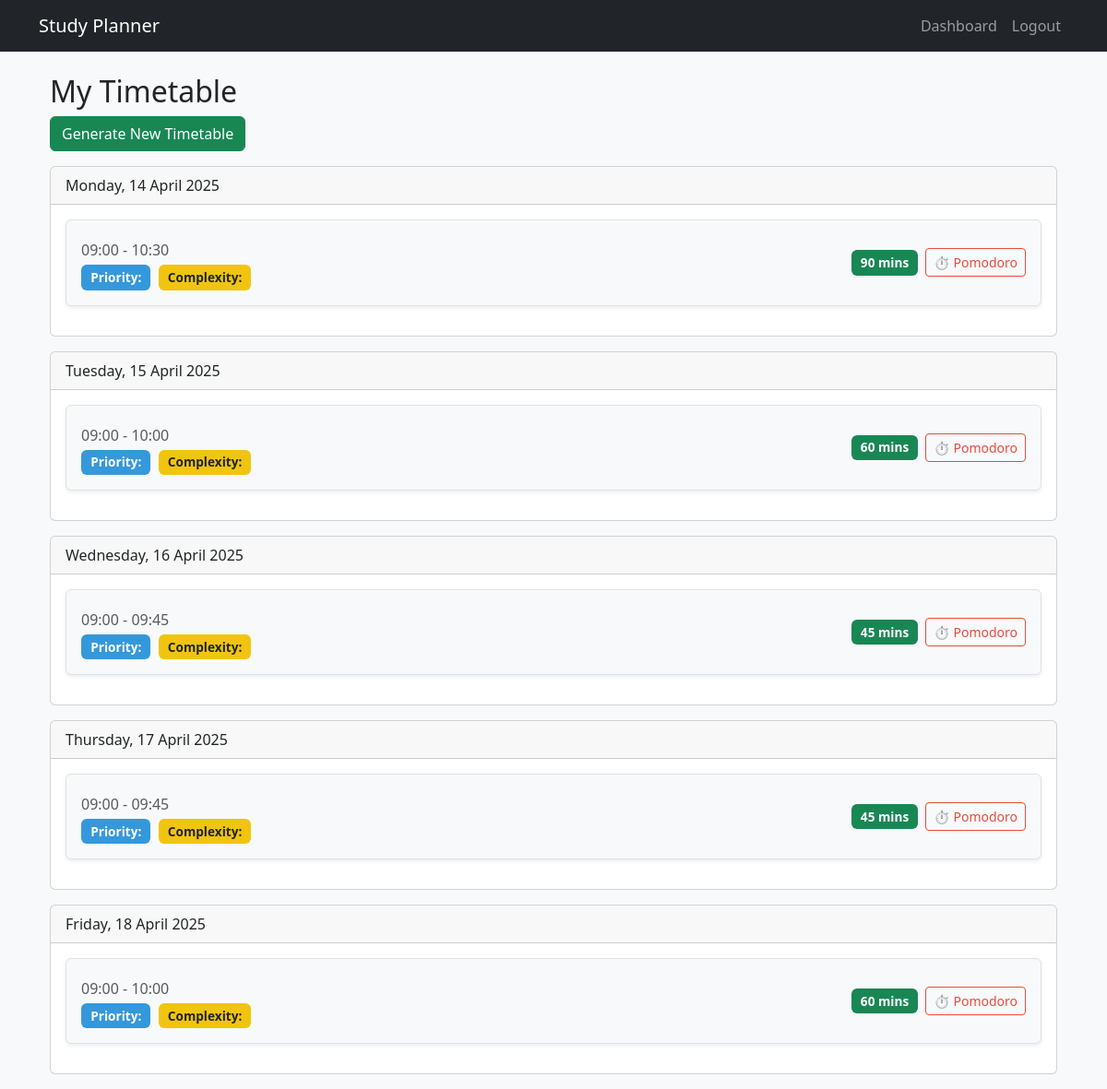
Page /timetable (signed in) on the committed database.
### app.py (models this page shows)
class TimetableSession(db.Model):
    id = db.Column(db.Integer, primary_key=True)
    user_id = db.Column(db.Integer, db.ForeignKey('user.id'), nullable=False)
    subject_id = db.Column(db.Integer, db.ForeignKey('subject.id'), nullable=False)
    date = db.Column(db.Date, nullable=False)
    start_time = db.Column(db.Time, nullable=False)
    end_time = db.Column(db.Time, nullable=False)
    duration = db.Column(db.Integer, nullable=False)
    subject = db.relationship('Subject')

### app.py (the view)
@app.route('/timetable')
@login_required
def timetable():
    sessions = TimetableSession.query.filter_by(user_id=current_user.id).order_by(
        TimetableSession.date, TimetableSession.start_time
    ).all()
    return render_template('timetable.html', timetable=sessions)

### app.py (called while the page is built)
@login_manager.user_loader
def load_user(user_id):
    return User.query.get(int(user_id))

### templates/timetable.html (shortened to what this page needs)
{% extends "base.html" %}
{% block content %}
<div class="container">
    <h2>My Timetable</h2>
    <a href="{{ url_for('generate_timetable') }}" class="btn btn-success mb-3">Generate New Timetable</a>
    {% for day in timetable|groupby('date') %}
    <div class="card mb-3">
        <div class="card-header">
            {{ day.grouper.strftime('%A, %d %B %Y') }}
        </div>
        <div class="card-body">
            {% for session in day.list %}
            <div class="d-flex justify-content-between align-items-center mb-3 p-3 border rounded shadow-sm bg-light">
                <div>
                    <p class="mb-1 text-muted">
                        {{ session.start_time.strftime('%H:%M') }} - {{ session.end_time.strftime('%H:%M') }}
                    </p>
                    <span class="badge bg-primary me-1">Priority: {{ session.subject.priority }}</span>
                    <span class="badge bg-warning text-dark">Complexity: {{ session.subject.complexity }}</span>
                </div>
                <div class="text-end d-flex align-items-center">
                    <span class="badge bg-success me-2">{{ session.duration }} mins</span>
                    <a href="{{ url_for('pomodoro_subject', subject_name=session.subject.name) }}"
                       class="btn btn-outline-danger btn-sm">
                        ⏱️ Pomodoro
                    </a>
                </div>
            </div>
            {% endfor %}
        </div>
    </div>
    {% endfor %}
</div>
{% endblock %}

### static/css/style.css (style rules this page uses)
body { font-family: 'Segoe UI', Tahoma, Geneva, Verdana, sans-serif; background-color: #f8f9fa; min-height: 100vh; }
.badge { font-size: 0.85em; padding: 0.5em 0.75em; }
.bg-primary { background-color: #3498db!important; }
.bg-warning { background-color: #f1c40f!important; }
.btn-outline-danger { border-color: #e74c3c; color: #e74c3c; }

### rows in the picture
TimetableSession: grouper "Monday, 14 April 2025", start_time "09:00", end_time "10:30", duration "90"
TimetableSession: grouper "Tuesday, 15 April 2025", start_time "09:00", end_time "10:00", duration "60"
TimetableSession: grouper "Wednesday, 16 April 2025", start_time "09:00", end_time "09:45", duration "45"
TimetableSession: grouper "Thursday, 17 April 2025", start_time "09:00", end_time "09:45", duration "45"
TimetableSession: grouper "Friday, 18 April 2025", start_time "09:00", end_time "10:00", duration "60"
